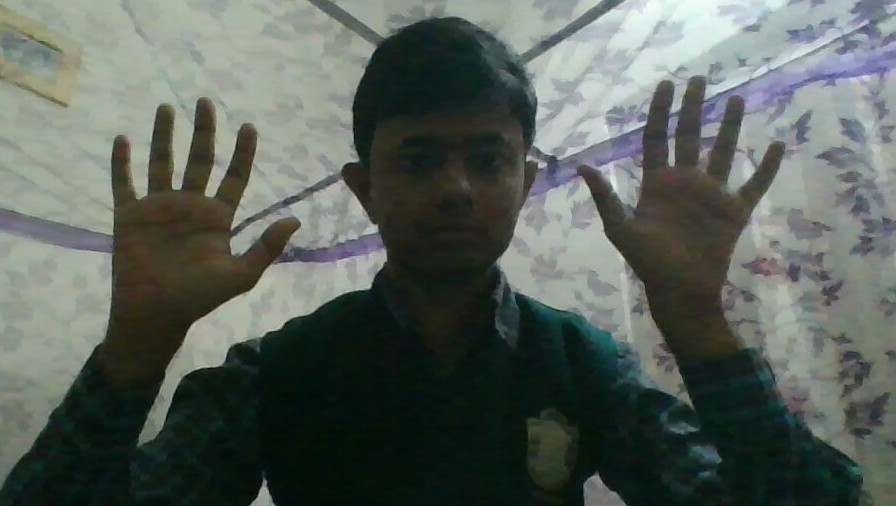
#> input picture dec17.jpg, 896 x 506 px
$ python letsrunit.py
#> lines starting #> are read from the running program, lines starting #| are printed output that depends on the picture; after the words box and inside, x2 and y2 are one past the last pixel; in counts of white or black regions, pixels touching at a corner belong together
import numpy as np
import cv2

hand_cascade = cv2.CascadeClassifier('cascade_50_10.xml')

img = cv2.imread('dec17.jpg')
#> img is the input picture: shape (506, 896, 3); mean B, G, R 90.5, 96.9, 89.1
# img = cv2.resize(img, (900, 900))
# gray = cv2.cvtColor(img, cv2.COLOR_BGR2GRAY)
gray = cv2.imread('dec17.jpg', 0)
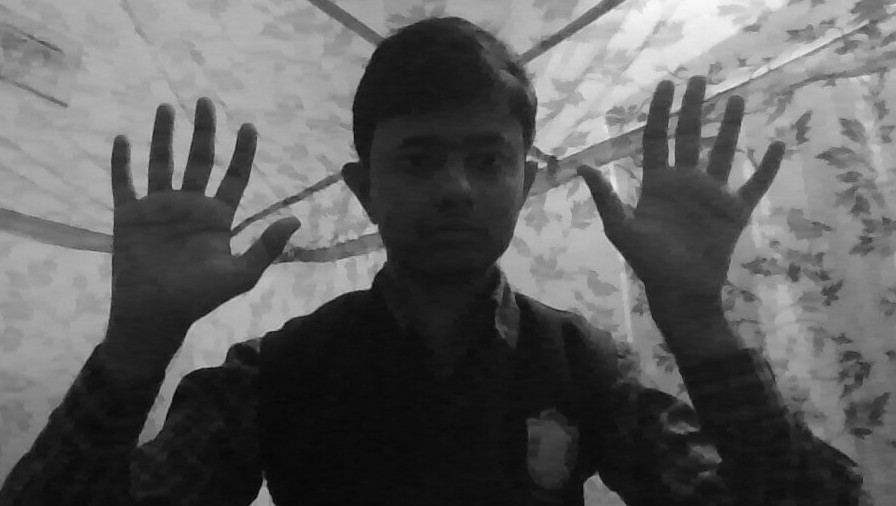
#> gray: shape (506, 896); min 0, max 249, mean 93.8

hands = hand_cascade.detectMultiScale(gray, 1.95, 12, minSize=(60,60))
#> hands = [[545, 26, 98, 98], [608, 77, 190, 190], [495, 258, 190, 190]]

for (x,y,w,h) in hands:
	cv2.rectangle(img,(x,y),(x+w,y+h),(0,30,255),2)
#> this loop made 3 passes
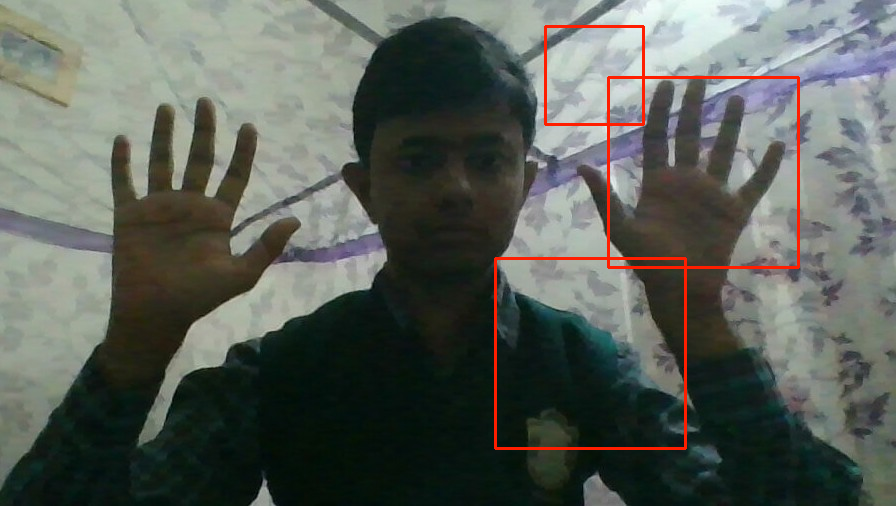
#> img: shape (506, 896, 3); 1.25% of pixels changed, all inside (x1, y1, x2, y2) = (494, 25, 800, 450)

cv2.imshow('result',img)
cv2.waitKey(0)
cv2.destroyAllWindows()
